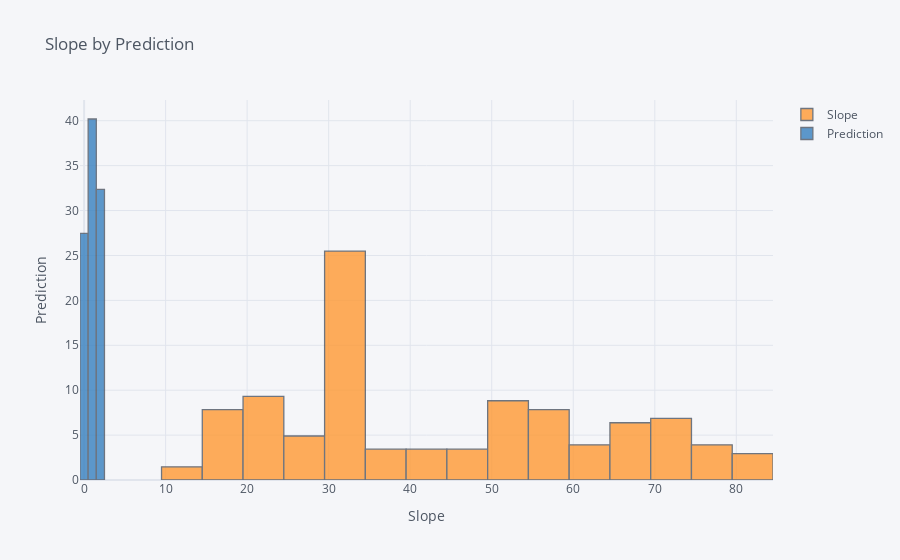

The notebook cell this image was saved under:
### Code cell
dataset[['Slope','Prediction']].iplot(
    kind='hist',
    histnorm='percent',
    barmode='overlay',
    xTitle='Slope',
    yTitle='Prediction',
    title='Slope by Prediction')

### Figure 1 — Plotly figure (JSON) as saved in the notebook; plotly's stock layout.template omitted (floating-point values rounded to 4 significant figures; data arrays with more than 128 entries replaced by an {"elided": "..."} marker saying what was removed)
{"data": [{"histfunc": "count", "histnorm": "percent", "marker": {"color": "rgba(255, 153, 51, 1.0)", "line": {"color": "#4D5663", "width": 1.3}}, "name": "Slope", "opacity": 0.8, "orientation": "v", "type": "histogram", "x": {"elided": "204 int values"}}, {"histfunc": "count", "histnorm": "percent", "marker": {"color": "rgba(55, 128, 191, 1.0)", "line": {"color": "#4D5663", "width": 1.3}}, "name": "Prediction", "opacity": 0.8, "orientation": "v", "type": "histogram", "x": {"elided": "204 int values"}}], "layout": {"barmode": "overlay", "legend": {"bgcolor": "#F5F6F9", "font": {"color": "#4D5663"}}, "paper_bgcolor": "#F5F6F9", "plot_bgcolor": "#F5F6F9", "title": {"font": {"color": "#4D5663"}, "text": "Slope by Prediction"}, "xaxis": {"gridcolor": "#E1E5ED", "showgrid": true, "tickfont": {"color": "#4D5663"}, "title": {"font": {"color": "#4D5663"}, "text": "Slope"}, "zerolinecolor": "#E1E5ED"}, "yaxis": {"gridcolor": "#E1E5ED", "showgrid": true, "tickfont": {"color": "#4D5663"}, "title": {"font": {"color": "#4D5663"}, "text": "Prediction"}, "zerolinecolor": "#E1E5ED"}}}
